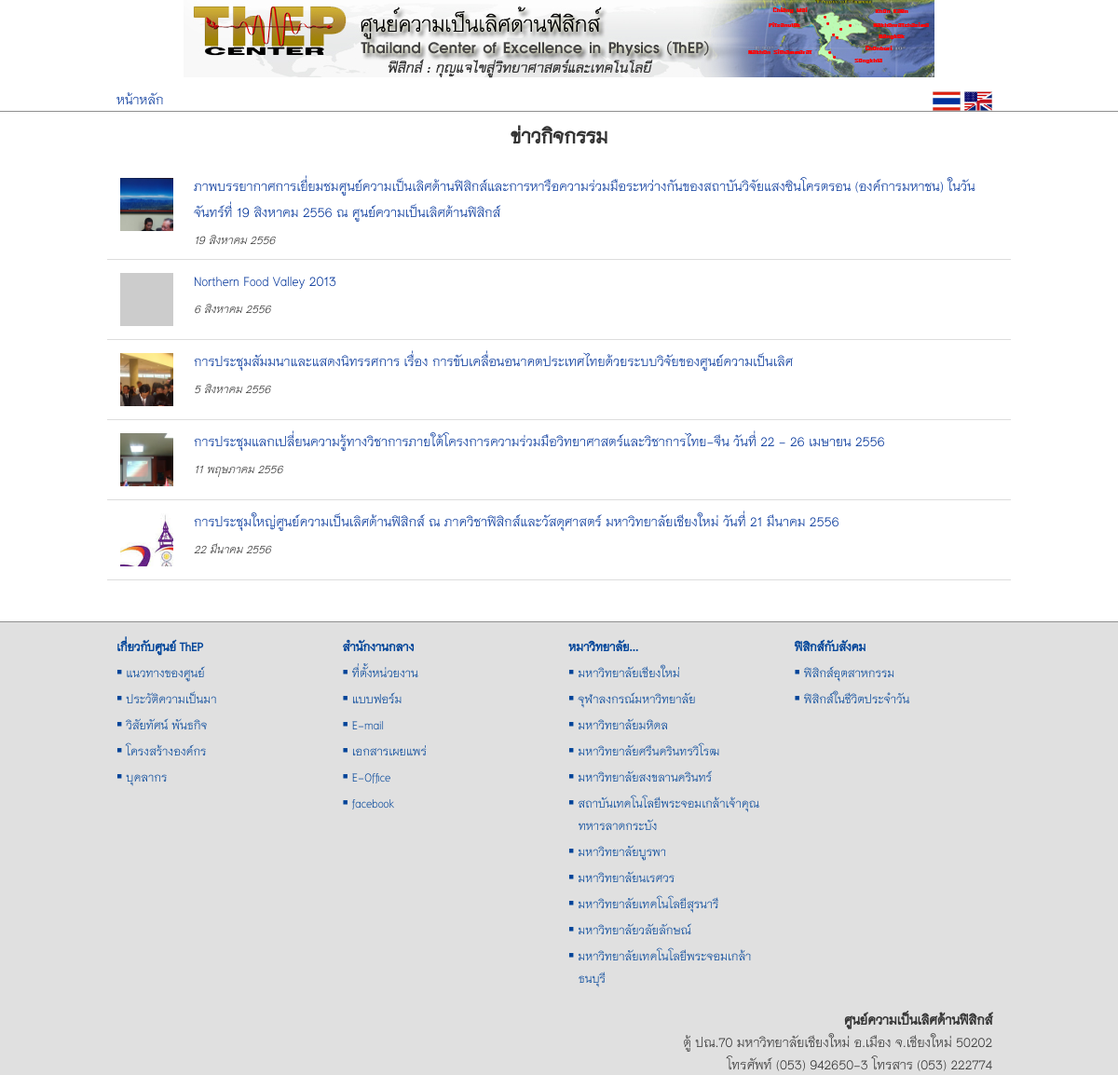
Page /views/activity-news.php on the earlier database version.
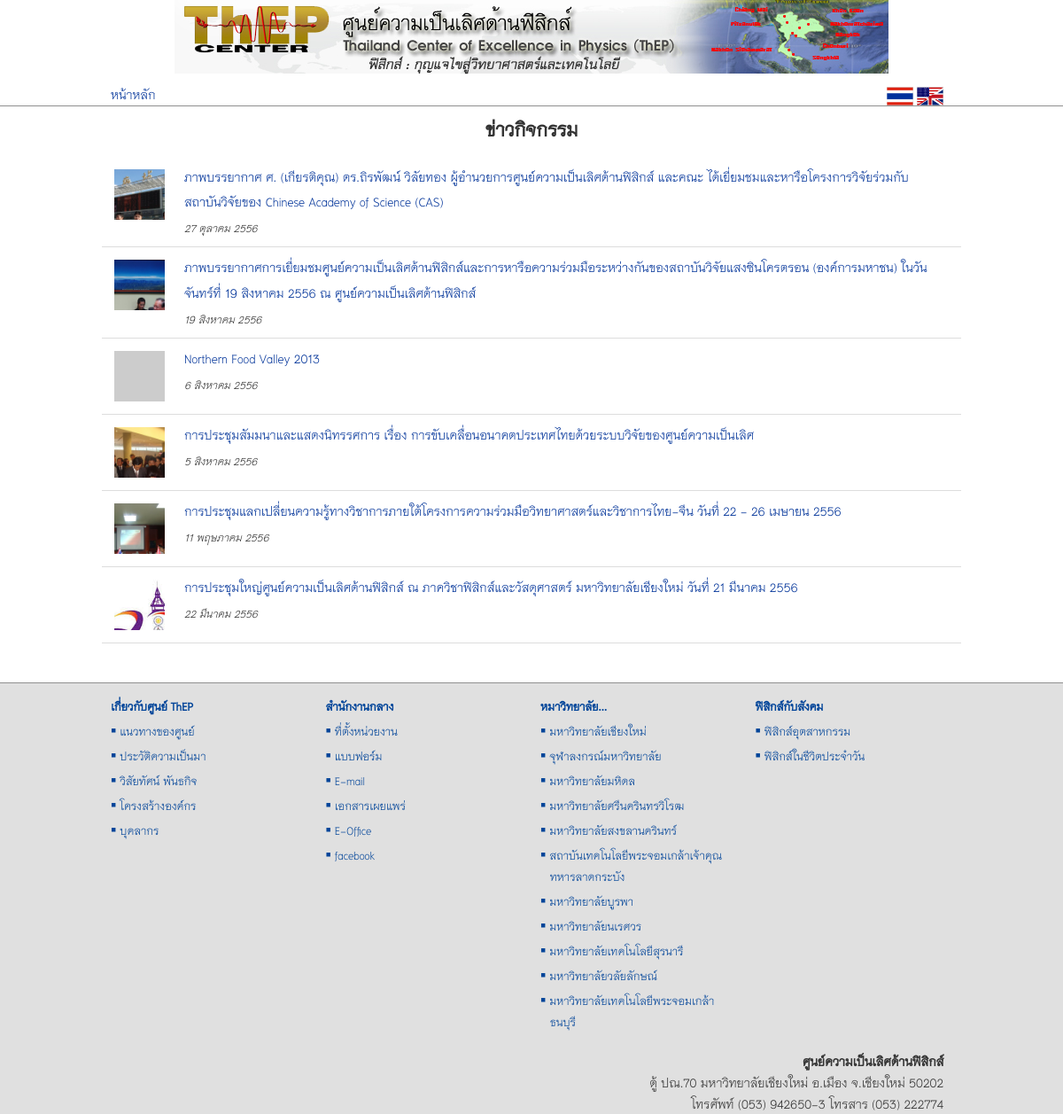
Same page on the later database version.
### tables this page shows
CREATE TABLE `tb_news` (
  `id` int(11) NOT NULL auto_increment,
  `type` varchar(255) NOT NULL,
  `title` varchar(255) NOT NULL,
  `title_en` varchar(255) NOT NULL,
  `date` varchar(255) NOT NULL,
  `featured_img` varchar(255) NOT NULL,
  `content_short` text NOT NULL,
  `content_short_en` text NOT NULL,
  `content_long` text NOT NULL,
  `content_long_en` text NOT NULL,
  `new` char(1) NOT NULL,
  `picture` varchar(255) NOT NULL,
  `gallery_id` varchar(255) NOT NULL,
  `modified` varchar(255) NOT NULL,
  PRIMARY KEY  (`id`)
);

### src/system/config.php (called while the page is built, shortened)
<?php
class config {
    function plugins($file_name) {
        return '../plugins/' . $file_name;
    }
}
?>

### src/views/activity-news.php (the view, shortened to what this page needs)
<?php
require_once '../system/system.php';
doc_head('ข่าวกิจกรรม');
?>
<link rel="stylesheet" href="<?php plugins('lightbox2.6/lightbox/css/lightbox.css'); ?>">
<link href="../plugins/jqueryui/jquery-ui-1.10.3/themes/base/jquery-ui.css" rel="stylesheet" />
</head>
<body>
    <div class="container">
        <?php get_includes('header'); ?>
        <div class="row"  id="show-news">
            <?php
            if ($_GET['news_id']) {
                $news_id = $_GET['news_id'];
                $sql = "SELECT * FROM tb_news WHERE id = $news_id;";
                $result = mysql_query($sql);
                $n = mysql_fetch_array($result);
                ?>
                <div class="col-sm-9 col-md-9">
                    <?php
                    admin('<p><a id="edit-news" style="cursor: pointer; font-weight: bold;"><span class="glyphicon glyphicon-wrench"></span> Edit</a></p>');
                    ?>
                    <script>
                        $(function(){
                            $('#edit-news').click(function(){
                                $(document).ajaxStart(function(){
                                    $('#show-news').html("<div class=\"span12 text-center\" ><img src='../images/demo_wait.gif' /></div>");
                                });
                                $.get("<?php controll('edit-activity-news'); ?>", {edit_news: "<?php echo $n['id']; ?>"},
                                function(data){ $('#show-news').html(data); }
                            );
                            });
                        });
                    </script>
                    <?php
                    echo '
            <div id="news-' . $n['id'] . '">
                <h2>' . htmlspecialchars_decode($n['title']) . '</h2>
                <p class="fg-color-green"><small><em>' . thai_date($n['date']) . '</small></em></p>
                ' . htmlspecialchars_decode($n['content_long']) . '
            </div>';
                    ?>
                    <p>&nbsp;</p>
                    <div style="margin-left: 15px;">
                        <div class="image-set">
                            <?php
                            $sql_p = "SELECT * FROM tb_picture WHERE gallery_id = {$n['gallery_id']};";
                            $result_p = mysql_query($sql_p);
                            if (!empty($result_p)) {
                                $no_p = mysql_num_rows($result_p);
                                $i = 0;
                                while ($p = mysql_fetch_array($result_p)) {
                                    $i++;
                                    echo '
                    <a class="pic-link" href="../img/picture/' . $p['name'] . '" data-lightbox="gal-' . $n['gallery_id'] . '" title="' . $p['caption'] . '">
                        <img class="example-image" src="../images/pixel-vfl3z5WfW.gif" alt="image ' . $i . ' 0f ' . $no_p . ' thumb"
                            style="vertical-align: middle;
                            background: no-repeat white url(../img/picture/' . $p['name'] . ') -50px 0;
                            background-size: 130px auto;
                            width: 65px;
                            height: 65px;">
                    </a>
                        ';
                                }
                                ?>
                            </div>
                            <p>จำนวนทั้งหมด <?php echo $no_p; ?> ภาพ</p>
                        <?php }   ?>
                        <p>&nbsp;</p>
                        <p><a href="home.php">กลับหน้าหลัก</a> | <a href="activity-news.php">ไปหน้าข่าวกิจกรรม</a></p>
                    </div>
                </div>
                <div class="col-sm-3 col-md-3">
                    <h3 class="text-center">ข่าวกิจกรรมย้อนหลัง</h3>
                    <?php
                    $sql_etc = "SELECT * FROM tb_news
                        WHERE type = 'activity'
                        ORDER BY date DESC
                        LIMIT 4;";
                    $re_etc = mysql_query($sql_etc);
                    while ($etc = mysql_fetch_array($re_etc)) {
                        echo '
                    <p><a href="' . $etc['type'] . '-news.php?news_id=' . $etc['id'] . '">' . htmlspecialchars_decode($etc['title']) . '</a></p>
                    <hr>
                    ';
                    }
                    ?>
                    <a href="activity-news.php"><em>หัวข้อข่าวทั้งหมด</em></a>
                </div>
                <?php
            } else {
                ?>
                <h2 class="text-center">ข่าวกิจกรรม</h2>
                <?php
                $sql_act = "SELECT * FROM tb_news
                WHERE type = 'activity'
                ORDER BY date DESC;
            ";
                $re_act = mysql_query($sql_act);
                ?>
                <table class="table">
                    <?php
                    if (!empty($re_act)) {
                        while ($a = mysql_fetch_array($re_act)) {
                            echo '
                                <tr>
                                    <td><a href="activity-news.php?news_id=' . $a['id'] . '">
                             ';
                            $sql_pic = "SELECT * FROM tb_picture
                            WHERE gallery_id = {$a['gallery_id']}
                            ORDER BY id;
                        ";
                            $re_pic = mysql_query($sql_pic);
                            if (!empty($re_pic)) {
                                $pic = mysql_fetch_array($re_pic);
                            }
                            echo '
                                            <img class="example-image" src="../images/pixel-vfl3z5WfW.gif" alt="image ' . $i . ' 0f ' . $no_p . ' thumb"
                            style="vertical-align: middle;
                            background:no-repeat #ccc url(../img/picture/' . $pic['name'] . ') -40px 0;
                            background-size: 130px auto;
                            width: 65px;
                            height: 65px;">
                                    </a>
                                    </td>
                                    <td><a href="activity-news.php?news_id=' . $a['id'] . '">' . $a['title'] . '</a><br>
                                        <small><em>' . thai_date($a['date']) . '</em></small></td>
                                </tr>
                                    ';
                        }
                    } else {
                        echo '<tr><td>ขออภัยไม่พบข้อมูล</td></tr>';
                    }
                    ?>
                </table>
                <?php
            }
            ?>
        </div>
        <?php
        get_includes('footer');
        ?>
    </div>
</body>
</html>

### src/includes/doc-head.php (shortened to what this page needs)
<!doctype html>
<html lang="en">
    <head>
        <link href="../themes/bootstrap/css/bootstrap.min.css" rel="stylesheet" media="screen">
        <link href="../themes/assets/css/docs.css" rel="stylesheet" media="screen">
        <link href="../style/main.css" rel="stylesheet" type="text/css" media="screen">

### src/system/functions.php (shortened to what this page needs)
<?php
function thai_date($str_date, $show_day = "n") {
    $time_stamp = strtotime($str_date);
    $days = array("อาทิตย์", "จันทร์", "อังคาร", "พุธ", "พฤหัสบดี", "ศุกร์", "เสาร์");
    $months = array("มกราคม", "กุมภาพันธ์", "มีนาคม", "เมษายน", "พฤษภาคม", "มิถุนายน", "กรกฎาคม", "สิงหาคม", "กันยายน", "ตุลาคม", "พฤศจิกายน", "ธันวาคม");
    $d = date('w', $time_stamp);
    $day = $days[$d];
    $date = date('j', $time_stamp);
    $m = date('m', $time_stamp) - 1;
    $month = $months[$m];
    $year = date('Y', $time_stamp) + 543;
    if ($show_day == 'y') {
        return "วัน$day ที่ $date $month พ.ศ.$year";
    } else {
        return "$date $month $year";
    }
}
function get_includes($name) {
    $conf = new config();
    require_once $conf->includes($name);
}
function plugins($file_name) {
    $conf = new config();
    echo $conf->plugins($file_name);
}
function doc_head($title) {
    get_includes('doc-head');
}
?>

### src/includes/header.php
<div class="row">
    <a title="ศูนย์ความเป็นเลิศด้านฟิสิกส์" href="home.php"><img class="img-responsive" style="margin: 0 auto;" src="../images/131112_banner_960x100.png"></a>
</div>
<div class="row">
    <div class="col-xs-6 col-sm-6 col-md-6"><p><a href="home.php">หน้าหลัก</a></p></div>
    <div class="col-xs-6 col-sm-6 col-md-6 text-right" style="padding-right: 20px;"><a title="เว็บฉบับภาษาไทย" href="home.php"><img style="width: 30px;" src="../images/thailand-flag.gif"></a> <a title="English version" href="home_en.php"><img style="width: 30px;" src="../images/en_ver.gif"></a></div>
</div>
<div class="pageline" id="firstpageline"></div>

### src/includes/footer.php (shortened to what this page needs)
<div>&nbsp;</div>
<footer>
    <div class="row" id="sitefooternav">
        <div class="col-xs-6 col-sm-3 col-md-3" >
            <ul>
                <li><a href="home.php"><b>เกี่ยวกับศูนย์ ThEP</b></a></li>
                <li>▪ <a href="about-us.php">แนวทางของศูนย์</a></li>
                <li>▪ <a href="history">ประวัติความเป็นมา</a></li>
                <li>▪ <a href="vision.php">วิสัยทัศน์ พันธกิจ</a></li>
                <li>▪ <a href="structure.php">โครงสร้างองค์กร</a></li>
                <li>▪ <a href="personel.php">บุคลากร</a></li>
            </ul>
        </div>
        <div class="col-xs-6 col-sm-3 col-md-3" >
            <ul>
                <li><a href="#"><b>สำนักงานกลาง</b></a></li>
                <li>▪ <a href="location.php">ที่ตั้งหน่วยงาน</a></li>
                <li>▪ <a href="form.php">แบบฟอร์ม</a></li>
                <li>▪ <a href="http://mail.google.com/a/thep-center.org" target="_blank">E-mail</a></li>
                <li>▪ <a href="document.php">เอกสารเผยแพร่</a></li>
                <li>▪ <a href="http://eofficethep.com" target="_blank">E-Office</a></li>
                <li>▪ <a href="https://www.facebook.com/pages/Thailand-Center-of-Excellence-in-Physics/118201038353964" target="_blank">facebook</a></li>
            </ul>
        </div>
        <div class="col-xs-6 col-sm-3 col-md-3" >
            <ul>
                <li><a href="#"><b>หมาวิทยาลัย...</b></a></li>
                <li>▪ <a href="http://www.cmu.ac.th" target="_blank">มหาวิทยาลัยเชียงใหม่</a></li>
                <li>▪ <a href="http://www.chula.ac.th" target="_blank">จุฬาลงกรณ์มหาวิทยาลัย</a></li>
                <li>▪ <a href="http://www.mahidol.ac.th/th" target="_blank">มหาวิทยาลัยมหิดล</a></li>
                <li>▪ <a href="http://www.swu.ac.th" target="_blank">มหาวิทยาลัยศรีนครินทรวิโรฒ</a></li>
                <li>▪ <a href="http://www.psu.ac.th" target="_blank">มหาวิทยาลัยสงขลานครินทร์</a></li>
                <li>▪ <a href="http://www.kmitl.ac.th" target="_blank">สถาบันเทคโนโลยีพระจอมเกล้าเจ้าคุณทหารลาดกระบัง</a></li>
                <li>▪ <a href="http://www.buu.ac.th" target="_blank">มหาวิทยาลัยบูรพา</a></li>
                <li>▪ <a href="http://www.nu.ac.th" target="_blank">มหาวิทยาลัยนเรศวร</a></li>
                <li>▪ <a href="http://www.sut.ac.th" target="_blank">มหาวิทยาลัยเทคโนโลยีสุรนารี</a></li>
                <li>▪ <a href="http://www.wu.ac.th" target="_blank">มหาวิทยาลัยวลัยลักษณ์</a></li>
                <li>▪ <a href="http://www.kmutt.ac.th" target="_blank">มหาวิทยาลัยเทคโนโลยีพระจอมเกล้าธนบุรี</a></li>
            </ul>
        </div>
        <div class="col-xs-6 col-sm-3 col-md-3">
            <ul>
                <li><a href="#"><b>ฟิสิกส์กับสังคม</b></a></li>
                <li>▪ <a href="industrial.php">ฟิสิกส์อุตสาหกรรม</a></li>
                <li>▪ <a href="#">ฟิสิกส์ในชีวิตประจำวัน</a></li>
            </ul>
        </div>
    </div>
    <div class="row">
        <div style="text-align: right; padding-top: 20px; padding-right: 20px;">
            <b>ศูนย์ความเป็นเลิศด้านฟิสิกส์</b><br>
            ตู้ ปณ.70 มหาวิทยาลัยเชียงใหม่ อ.เมือง จ.เชียงใหม่ 50202<br>
            โทรศัพท์ (053) 942650-3 โทรสาร (053) 222774
        </div>
    </div>
</footer>

### src/themes/assets/css/docs.css (style rules this page uses)
body { position: relative; padding-top: 50px; }

### src/style/main.css (style rules this page uses)
body { margin: 0; padding: 0; width: 100%; background-color: #FFF; font-family: 'TH Niramit AS'; font-size: 20px; line-height: 24px; color: #333; }
h1, h2, h3, h4, h5, h6, .h1, .h2, .h3, .h4, .h5, .h6 { font-family: 'TH Niramit AS'; font-weight: 600; }
a { text-decoration: none; color: #003399; }
td { padding-left: 10px; padding-right: 10px; }
div#firstpageline { position: absolute; left: 0; }
div.pageline { height: 1px; background-color: #8f8f8f; width: 100%; overflow: hidden; }
#sitefooternav { font-size: 90%; }
ul { display: block; list-style-type: disc; -webkit-margin-before: 0em; -webkit-margin-after: 1em; -webkit-margin-start: 0px; -webkit-margin-end: 0px; }
#sitefooternav ul { margin: 0 10px 0 0; padding: 0; color: #004499; text-indent: 0; }
#sitefooternav li { margin: 4px 0 0 0.6em; text-indent: -0.6em; padding-left: 0; list-style-position: outside; list-style-image: none; list-style-type: none; }
#sitefooternav li a { color: #004499; }
footer { margin-top: 1px; width: 100%; background-color: #e0e0e0; position: absolute; left: 0; }
footer > .row { margin-left: 5px; }
h1, h2, h3 { margin-top: 10px; margin-bottom: 8px; }
p { margin: 0 }
.col-xs-1, .col-xs-2, .col-xs-3, .col-xs-4, .col-xs-5, .col-xs-6, .col-xs-7, .col-xs-8, .col-xs-9, .col-xs-10, .col-xs-11, .col-xs-12, .col-sm-1, .col-sm-2, .col-sm-3, .col-sm-4, .col-sm-5, .col-sm-6, .col-sm-7, .col-sm-8, .col-sm-9, .col-sm-10, .col-sm-11, .col-sm-12, .col-md-1, .col-md-2, .col-md-3, .col-md-4, .col-md-5, .col-md-6, .col-md-7, .col-md-8, .col-md-9, .col-md-10, .col-md-11, .col-md-12, .col-lg-1, .col-lg-2, .col-lg-3, .col-lg-4, .col-lg-5, .col-lg-6, .col-lg-7, .col-lg-8, .col-lg-9, .col-lg-10, .col-lg-11, .col-lg-12 { padding-top: 10px; padding-right: 10px; padding-left: 10px; }
table { margin: auto; margin-top: 15px; }
@media (min-width: 1200px) { .container { max-width: 100%; } }
@media (min-width: 1200px) { .container > .row, footer > .row { width: 970px; margin: auto; } }

### src/views/activity-news.php (style rules this page uses)
.example-image { -webkit-border-radius: 2px; -moz-border-radius: 2px; -ms-border-radius: 2px; -o-border-radius: 2px; border-radius: 2px; margin: 2px 2px; border: 4px #FFFFFF solid; }
.table tbody>tr>td { border-top : none; border-bottom: solid 1px #ddd; }

Differences in the rows shown:
added tb_news: title "ภาพบรรยากาศ ศ. (เกียรติคุณ) ดร.ถิรพัฒน์ วิลัยทอง ผู้อำนวยการศูนย์ความเป็นเลิศด้านฟิสิกส์ และคณะ ได้เยี่ยมชมและหารือโครงการวิจัยร่วมกับสถาบันวิจัยของ Chinese Academy of Science (CAS)", date "27 ตุลาคม 2556"
